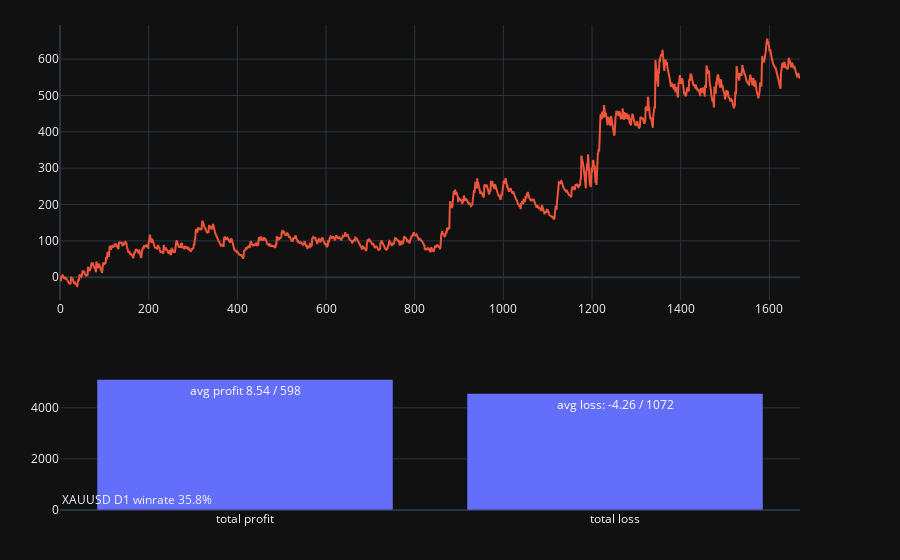

The notebook cell saved with this chart:
### Code cell
# Initialize figure with subplots
fig = make_subplots(
    rows=2, cols=1,
    column_widths=[2],
    row_heights=[1, 0.5])
#     specs=[[{"type": "scatter", "colspan": 2}, {"type": "scatter"}],
#            [            None                    , {"type": "bar"}]])
# Add locations bar chart
fig.add_trace(
    go.Bar(x=['total profit', 'total loss'],  y=[max_profit, abs(max_loss)], showlegend=False, 
           text=[f"avg profit {round(max_profit/num_profit, 2)} / {num_profit}", 
                 f"avg loss: {round(max_loss/num_loss, 2)} / {num_loss}"], textposition='auto'),
    row=2, col=1
)
fig.add_trace(
    go.Scatter(y=all_profit, showlegend=False),
    row=1, col=1
)
# Set theme, margin, and annotation in layout
fig.update_layout(
    template="plotly_dark",
    margin=dict(r=100, t=25, b=50, l=60),
    annotations=[
        dict(
            text=f"XAUUSD D1 winrate {round(num_profit/len(all_profit)*100, 1)}%",
            showarrow=False,
            xref="paper",
            yref="paper",
            x=0,
            y=0)
    ]
)

### Figure 1 — Plotly figure (JSON) as saved in the notebook; plotly's stock layout.template omitted (floating-point values rounded to 4 significant figures; data arrays with more than 128 entries replaced by an {"elided": "..."} marker saying what was removed)
{"data": [{"showlegend": false, "text": ["avg profit 8.54 / 598", "avg loss: -4.26 / 1072"], "textposition": "auto", "type": "bar", "x": ["total profit", "total loss"], "xaxis": "x2", "y": [5109.0, 4562.0], "yaxis": "y2"}, {"showlegend": false, "type": "scatter", "xaxis": "x", "y": {"elided": "1670 float values"}, "yaxis": "y"}], "layout": {"annotations": [{"showarrow": false, "text": "XAUUSD D1 winrate 35.8%", "x": 0, "xref": "paper", "y": 0, "yref": "paper"}], "margin": {"b": 50, "l": 60, "r": 100, "t": 25}, "xaxis": {"anchor": "y", "domain": [0, 1]}, "xaxis2": {"anchor": "y2", "domain": [0, 1]}, "yaxis": {"anchor": "x", "domain": [0.4333, 1]}, "yaxis2": {"anchor": "x2", "domain": [0, 0.2833]}}}
